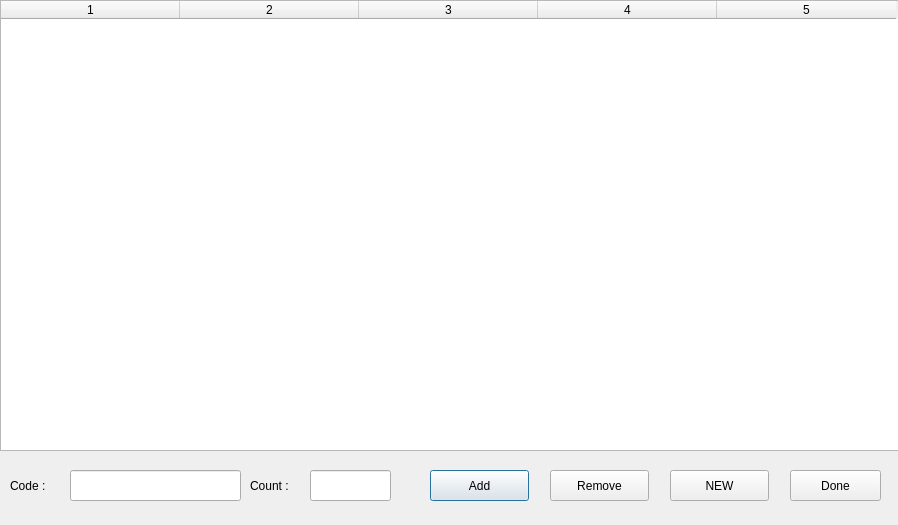
<?xml version="1.0" encoding="UTF-8"?>
<ui version="4.0">
 <class>goods_manage_window</class>
 <widget class="QDialog" name="goods_manage_window">
  <property name="geometry">
   <rect>
    <x>0</x>
    <y>0</y>
    <width>898</width>
    <height>525</height>
   </rect>
  </property>
  <property name="windowTitle">
   <string>GoodsManage</string>
  </property>
  <widget class="QTableWidget" name="table_g">
   <property name="geometry">
    <rect>
     <x>0</x>
     <y>0</y>
     <width>911</width>
     <height>451</height>
    </rect>
   </property>
   <property name="rowCount">
    <number>0</number>
   </property>
   <property name="columnCount">
    <number>5</number>
   </property>
   <attribute name="horizontalHeaderDefaultSectionSize">
    <number>179</number>
   </attribute>
   <column/>
   <column/>
   <column/>
   <column/>
   <column/>
  </widget>
  <widget class="QPushButton" name="search_b">
   <property name="geometry">
    <rect>
     <x>430</x>
     <y>470</y>
     <width>99</width>
     <height>31</height>
    </rect>
   </property>
   <property name="text">
    <string>Add</string>
   </property>
  </widget>
  <widget class="QLineEdit" name="code_l">
   <property name="geometry">
    <rect>
     <x>70</x>
     <y>470</y>
     <width>171</width>
     <height>31</height>
    </rect>
   </property>
  </widget>
  <widget class="QLabel" name="label_2">
   <property name="geometry">
    <rect>
     <x>250</x>
     <y>470</y>
     <width>61</width>
     <height>31</height>
    </rect>
   </property>
   <property name="text">
    <string>Count :</string>
   </property>
  </widget>
  <widget class="QPushButton" name="remove_b">
   <property name="geometry">
    <rect>
     <x>550</x>
     <y>470</y>
     <width>99</width>
     <height>31</height>
    </rect>
   </property>
   <property name="text">
    <string>Remove</string>
   </property>
  </widget>
  <widget class="QLabel" name="label">
   <property name="geometry">
    <rect>
     <x>10</x>
     <y>470</y>
     <width>51</width>
     <height>31</height>
    </rect>
   </property>
   <property name="text">
    <string>Code :</string>
   </property>
  </widget>
  <widget class="QLineEdit" name="count_l">
   <property name="geometry">
    <rect>
     <x>310</x>
     <y>470</y>
     <width>81</width>
     <height>31</height>
    </rect>
   </property>
  </widget>
  <widget class="QPushButton" name="done_b">
   <property name="geometry">
    <rect>
     <x>790</x>
     <y>470</y>
     <width>91</width>
     <height>31</height>
    </rect>
   </property>
   <property name="text">
    <string>Done</string>
   </property>
  </widget>
  <widget class="QPushButton" name="new_b">
   <property name="geometry">
    <rect>
     <x>670</x>
     <y>470</y>
     <width>99</width>
     <height>31</height>
    </rect>
   </property>
   <property name="text">
    <string>NEW</string>
   </property>
  </widget>
 </widget>
 <resources/>
 <connections/>
</ui>
